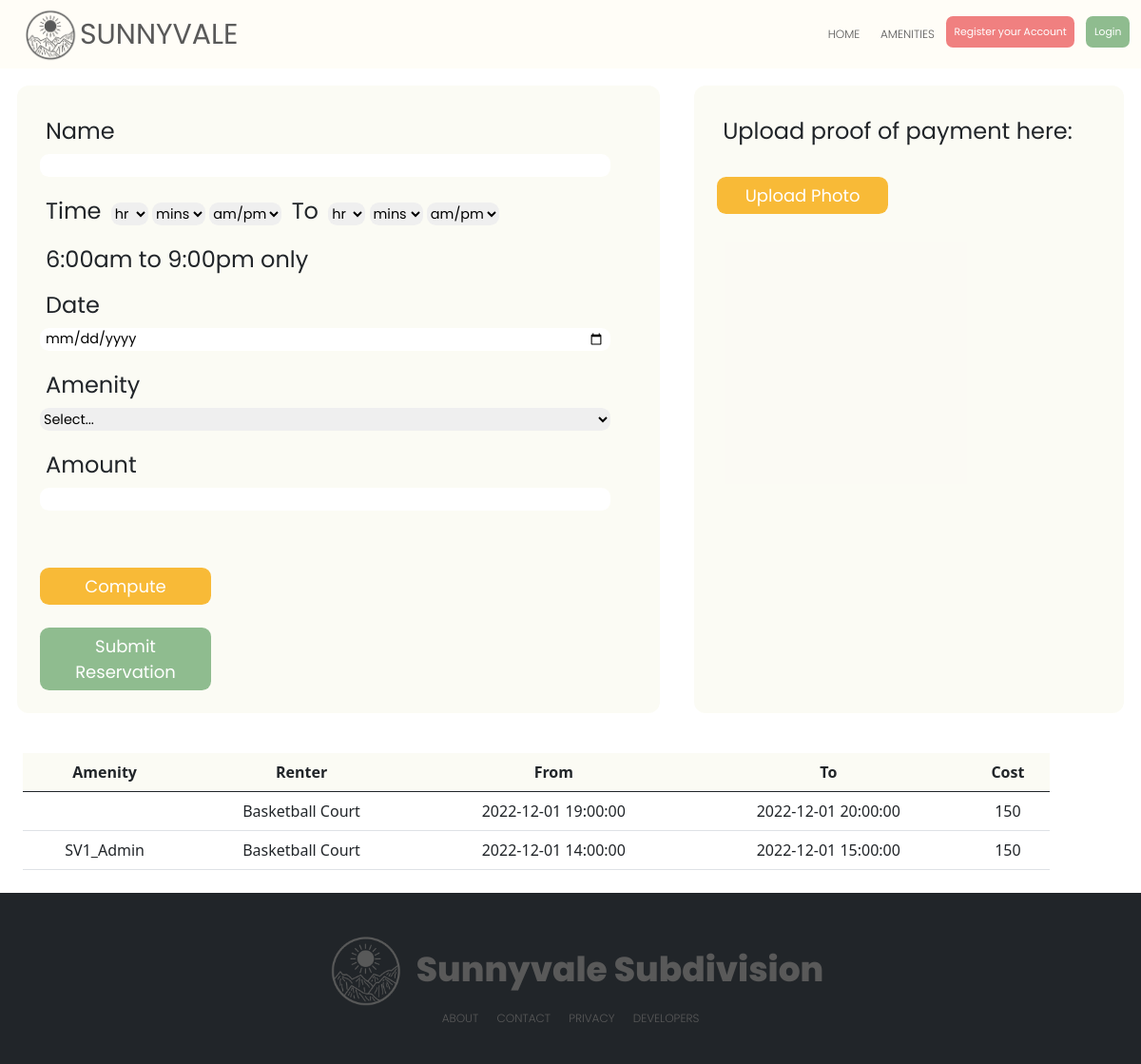
The page /modules/amenitiesGuest.php on the database as committed earlier.
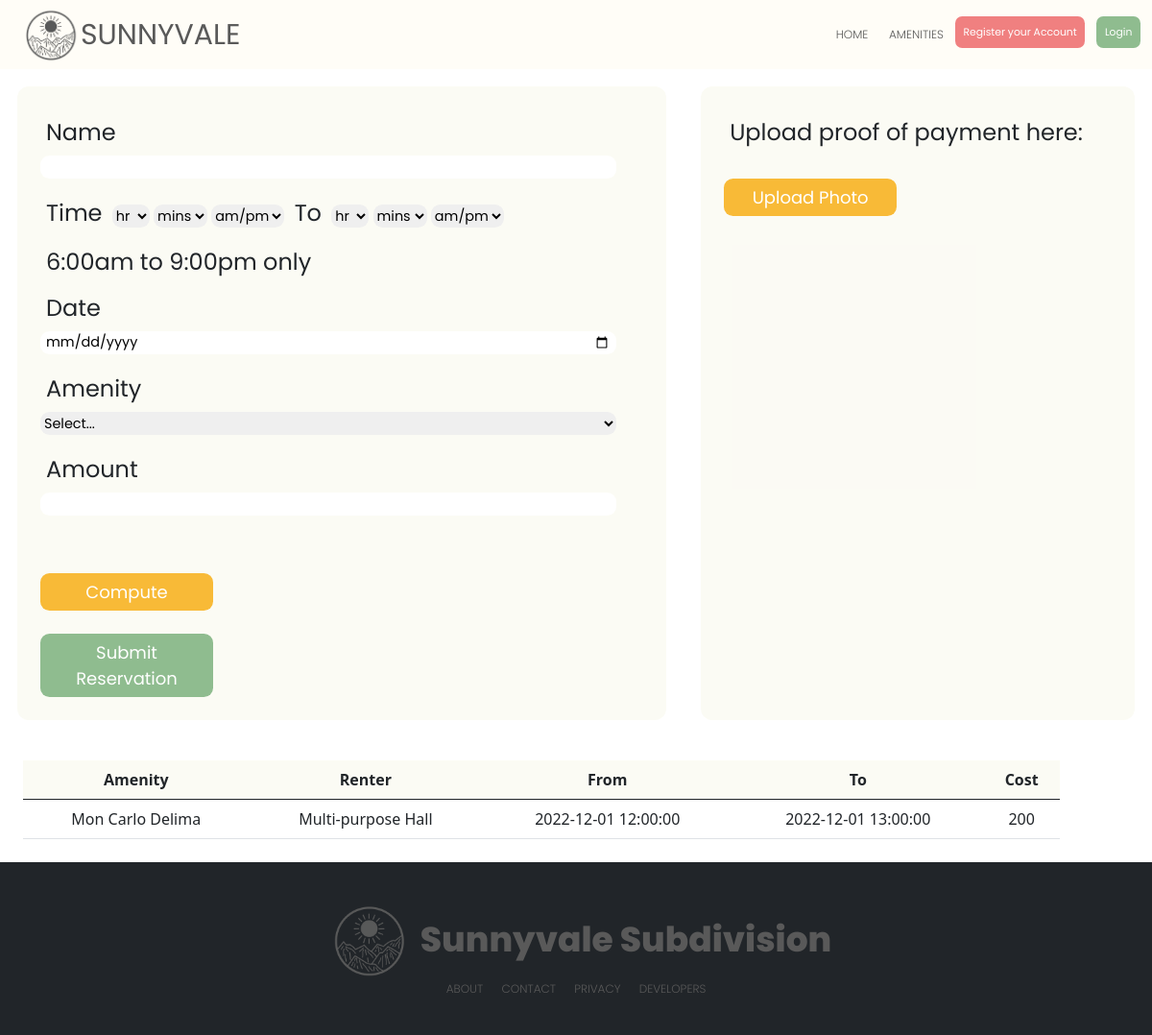
The same page on the database as committed later.
### tables this page shows
CREATE TABLE IF NOT EXISTS `facility_renting` (
  `transaction_id` int(11) NOT NULL AUTO_INCREMENT,
  `amenity_name` varchar(255) NOT NULL,
  `renter_name` varchar(255) NOT NULL,
  `date_from` datetime NOT NULL,
  `date_to` datetime NOT NULL,
  `cost` int(11) NOT NULL,
  `payment_proof` varchar(255) NOT NULL,
  PRIMARY KEY (`transaction_id`)
);

### modules/amenitiesGuest.php (the view, shortened to what this page needs)
<?php
$con = new mysqli('localhost', 'root', '', 'sunnyvale') or die(mysqli_error($con));
$resultReservation = $con->query("SELECT * FROM facility_renting WHERE date(date_from)=curdate()");
?>
<!DOCTYPE html>
<html lang="en">
<head>
  <link href="https://cdn.jsdelivr.net/npm/bootstrap@5.0.2/dist/css/bootstrap.min.css" rel="stylesheet">
</head>
<body>
  <div class="topbar">
    <?php include '../marginals/topbarGuest.php'; ?>
  </div>
  <form method="post" enctype="multipart/form-data">
    <div class='amenities'>
      <div class="amenitiesForm">
        <label>Name</label>
        <input type="text" name="full_name" value="<?php echo $_POST['full_name'] ?? '' ?>" id="name" required />
        <div class="timeinput">
          <label>Time</label>
          <select name="hrFrom" id="" required>
            <option value="">hr</option>
          </select>
          <select name="minsFrom" id="" required>
            <option value="">mins</option>
          </select>
          <select name="ampmFrom" id="" required>
            <option value="">am/pm</option>
          </select>
          <label>To</label>
          <select name="hrTo" id="" required>
            <option value="">hr</option>
          </select>
          <select name="minsTo" id="" required>
            <option value="">mins</option>
          </select>
          <select name="ampmTo" id="" required>
            <option value="">am/pm</option>
          </select>
          <label>6:00am to 9:00pm only</label>
        </div>
        <label>Date</label>
        <input required type="date" name="date" <?php
                                                $date = date('Y-m-d', strtotime('today'));
                                                echo "min='$date'"
                                                ?>>
        <label>Amenity</label>
        <select name="amenity" id="" required>
          <option value="">Select...</option>
        </select>
        <label>Amount</label>
        <input name="cost" type="text" id="price" readOnly <?php
                                                            ?> required />
        <br>
        <button name="compute" class="btnCompute">Compute</button>
        <button class="btnSubmit" name="submitReservation" id="submitPost">Submit Reservation</button>
      </div>
      <div class="paymentForm">
        <label class="writeText">Upload proof of payment here:</label>
        <div class="BlogWrite">
        </div>
        <label for="image" class="upload">Upload Photo</label>
      </div>
    </div>
    <table class="table table-hover">
      <thead>
        <th>Amenity</th>
        <th>Renter</th>
        <th>From</th>
        <th>To</th>
        <th>Cost</th>
      </thead>
      <?php while ($row = $resultReservation->fetch_assoc()) : ?>
        <tr>
          <td><?php echo $row['renter_name'] ?></td>
          <td><?php echo $row['amenity_name'] ?></td>
          <td><?php echo $row['date_from'] ?></td>
          <td><?php echo $row['date_to'] ?></td>
          <td><?php echo $row['cost'] ?></td>
        </tr>
      <?php endwhile; ?>
    </table>
  </form>
  <?php
  require '../marginals/footer2.php';
  ?>
</body>
</html>

### marginals/topbarGuest.php (shortened to what this page needs)
<!DOCTYPE html>
<html lang="en">
<head>
</head>
<body>
</body>
<form method='POST'>
  <div class="topLanding">
    <div class="topLeftLanding">
      <img src="..\img\logoSVgray.png" alt= />
      <i class="topIconLanding">SUNNYVALE</i>
    </div>
    <div class="topCenterLanding">
      <ul class="topListLanding">
        <li class="topListItemLanding" onclick="location.href='../index.php'">HOME</li>
        <li class="topListItemLanding">AMENITIES</li>
        <button class="registerButtonLanding" name="registerButtonGuest" id="registerButtonGuest">
          Register your Account
        </button>
        <button class="loginButtonLanding" name="loginButtonGuest" id="loginButtonGuest">
          Login
        </button>
      </ul>
    </div>
  </div>
</form>
</html>

### marginals/footer2.php (shortened to what this page needs)
<!DOCTYPE html>
<html lang="en">
<head>
</head>
<body>
  <div class='footer'>
    <div class="footerCenter">
      <img src="..\img\logoSVgray.png" alt="" />
      <i class="footerListTitle">Sunnyvale Subdivision</i>
    </div>
    <ul class="footerList">
      <li class="footerListItem">ABOUT</li>
      <li class="footerListItem">CONTACT</li>
      <li class="footerListItem">PRIVACY</li>
      <li class="footerListItem">DEVELOPERS</li>
    </ul>
  </div>
</body>
</html>

### modules/amenitiesGuest.php (style rules this page uses)
* { margin: 0; }
input { padding: 0.5vw; max-width: 50vw; height: 2vw; font-size: 1.2vw; border: 0; border-radius: 0.8vw; font-family: 'Poppins', sans-serif; margin-bottom: 1vw; }
select { max-width: 50vw; height: 2vw; font-size: 1.2vw; border: 0; border-radius: 0.8vw; font-family: 'Poppins', sans-serif; margin-bottom: 1vw; }
label { font-size: 2vw; padding: 0.5vw; }
.amenities { display: flex; }
.amenitiesForm { display: flex; justify-content: center; padding: 2vw; margin: 1.5vw; width: 60%; border-radius: 1vw; flex-direction: column; background-color: rgba(234, 232, 199, 0.2); font-family: 'Poppins', sans-serif; }
.paymentForm { display: flex; padding: 2vw; margin: 1.5vw; width: 40%; border-radius: 1vw; flex-direction: column; background-color: rgba(234, 232, 199, 0.2); font-family: 'Poppins', sans-serif; }
.btnSubmit { background-color: darkseagreen; border: 0; padding: 0.5vw; max-width: 50vw; width: 15vw; font-family: "Poppins", sans-serif; font-size: 1.5vw; margin-top: 2vw; color: white; border-radius: 0.8vw; cursor: pointer; }
.btnCompute { background-color: rgb(248, 186, 55); border: 0; padding: 0.5vw; max-width: 50vw; width: 15vw; font-family: "Poppins", sans-serif; font-size: 1.5vw; margin-top: 2vw; color: white; border-radius: 0.8vw; cursor: pointer; }
.upload { text-align: center; background-color: rgb(248, 186, 55); border: 0; padding: 0.5vw; max-width: 50vw; width: 15vw; font-family: "Poppins", sans-serif; font-size: 1.5vw; color: white; border-radius: 0.8vw; cursor: pointer; margin-bottom: 1vw; }
.table { margin: 2vw; width: 90%; }
thead { background-color: rgba(234, 232, 199, 0.2); }
td, th { text-align: center; }

### marginals/topbarGuest.php (style rules this page uses)
.topLanding { margin-bottom: 0; padding: 0; width: 100%; height: 6vw; background-color: rgba(255, 253, 245, 0.767); position: sticky; top: 0; display: flex; align-items: center; font-family: "Poppins", sans-serif; z-index: 999; backdrop-filter: blur(5px); }
.topLeftLanding { flex: 3; display: flex; align-items: center; justify-content: flex-start; margin-left: 2vw; }
.topLeftLanding img { max-height: 5vw; }
.topIconLanding { font-size: 2.5vw; margin-right: 10px; color: rgb(89, 89, 89); font-family: "Poppins", sans-serif; font-style: normal; cursor: pointer; }
.topLeftLanding { color: white; flex: 1; display: flex; align-items: center; justify-content: flex-start; }
.topListLanding { display: inline-flex; justify-content: flex-end; margin: 0; padding: 0; list-style: none; color: rgb(89, 89, 89); }
.topListItemLanding { color: rgb(89, 89, 89); padding: 0.8vw; margin-right: 0.2vw; font-size: 1vw; font-weight: 300; cursor: pointer; }
.registerButtonLanding { font-size: 0.9vw; cursor: pointer; height: 3em; background-color: lightcoral; border: none; color: white; border-radius: 0.6vw; padding: 0.8em; margin-right: 1vw; }
.loginButtonLanding { font-size: 0.9vw; cursor: pointer; height: 3em; background-color: darkseagreen; border: none; color: white; border-radius: 0.6vw; padding: 0.8em; margin-right: 1vw; }
.topCenterLanding { display: flex; max-height: 4.5vw; }

### marginals/footer2.php (style rules this page uses)
.footer { width: 100%; height: 15vmax; background-color: rgb(33, 37, 41); top: 0; margin-top: 0; display: flex; flex-direction: column; align-items: center; justify-content: center; font-family: "Poppins", sans-serif; z-index: 999; }
.footerCenter { display: inline-flex; align-items: center; justify-content: center; }
.footerCenter img { display: flex; justify-content: center; align-self: center; margin: 10px; padding: 0; max-width: 7vw; }
.footerList { display: flex; justify-content: center; align-content: center; margin: 0; padding: 0; list-style: none; color: rgb(89, 89, 89); }
.footerListTitle { display: flex; justify-content: center; align-self: center; font-size: 3vw; margin: 0; padding: 0; list-style: none; font-family: 'Poppins', sans-serif; font-style: normal; font-weight: 800; color: rgb(89, 89, 89); }
.footerListItem { margin: 0.8vw; margin-top: -0.8vw; font-size: 1vw; font-weight: 300; cursor: pointer; }

Rows that differ between the two databases and show on the page:
removed facility_renting: amenity_name "Basketball Court", date_from "2022-12-01 19:00:00", date_to "2022-12-01 20:00:00", cost "150"
removed facility_renting: renter_name "SV1_Admin", amenity_name "Basketball Court", date_from "2022-12-01 14:00:00", date_to "2022-12-01 15:00:00", cost "150"
added facility_renting: renter_name "Mon Carlo Delima", amenity_name "Multi-purpose Hall", date_from "2022-12-01 12:00:00", date_to "2022-12-01 13:00:00", cost "200"
